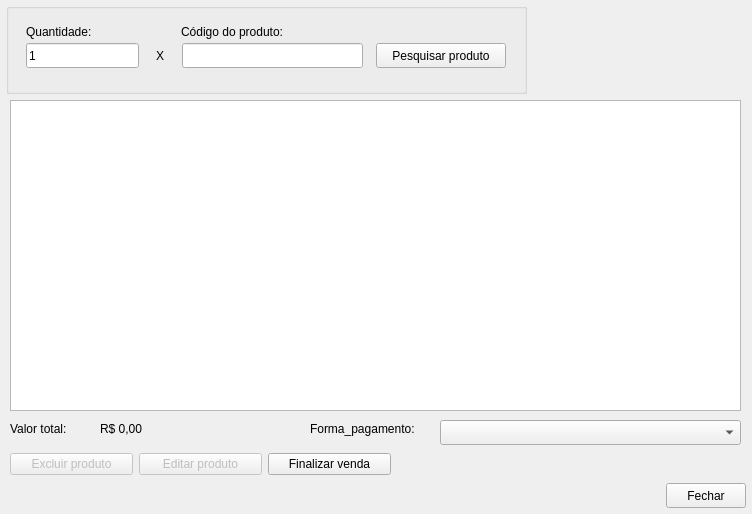
<?xml version="1.0" encoding="UTF-8"?>
<ui version="4.0">
 <class>fm_nova_venda</class>
 <widget class="QDialog" name="fm_nova_venda">
  <property name="geometry">
   <rect>
    <x>0</x>
    <y>0</y>
    <width>752</width>
    <height>514</height>
   </rect>
  </property>
  <property name="windowTitle">
   <string>Dialog</string>
  </property>
  <widget class="QLabel" name="label_4">
   <property name="geometry">
    <rect>
     <x>10</x>
     <y>420</y>
     <width>81</width>
     <height>17</height>
    </rect>
   </property>
   <property name="text">
    <string>Valor total:</string>
   </property>
  </widget>
  <widget class="QLabel" name="label_total_venda">
   <property name="geometry">
    <rect>
     <x>100</x>
     <y>420</y>
     <width>111</width>
     <height>17</height>
    </rect>
   </property>
   <property name="text">
    <string>R$ 0,00</string>
   </property>
  </widget>
  <widget class="QPushButton" name="pushButton_fechar">
   <property name="geometry">
    <rect>
     <x>666</x>
     <y>483</y>
     <width>80</width>
     <height>25</height>
    </rect>
   </property>
   <property name="text">
    <string>Fechar</string>
   </property>
   <property name="autoDefault">
    <bool>false</bool>
   </property>
  </widget>
  <widget class="QTableWidget" name="tableWidget_itens_venda">
   <property name="geometry">
    <rect>
     <x>10</x>
     <y>100</y>
     <width>731</width>
     <height>311</height>
    </rect>
   </property>
  </widget>
  <widget class="QGroupBox" name="groupBox">
   <property name="geometry">
    <rect>
     <x>6</x>
     <y>3</y>
     <width>521</width>
     <height>91</height>
    </rect>
   </property>
   <property name="title">
    <string/>
   </property>
   <widget class="QLabel" name="label">
    <property name="geometry">
     <rect>
      <x>20</x>
      <y>20</y>
      <width>101</width>
      <height>17</height>
     </rect>
    </property>
    <property name="text">
     <string>Quantidade:</string>
    </property>
   </widget>
   <widget class="QLineEdit" name="lineEdit_quantidade_produto">
    <property name="geometry">
     <rect>
      <x>20</x>
      <y>40</y>
      <width>113</width>
      <height>25</height>
     </rect>
    </property>
    <property name="text">
     <string>1</string>
    </property>
   </widget>
   <widget class="QLabel" name="label_2">
    <property name="geometry">
     <rect>
      <x>150</x>
      <y>44</y>
      <width>21</width>
      <height>17</height>
     </rect>
    </property>
    <property name="text">
     <string>X</string>
    </property>
   </widget>
   <widget class="QLineEdit" name="lineEdit_id_produto">
    <property name="geometry">
     <rect>
      <x>176</x>
      <y>40</y>
      <width>181</width>
      <height>25</height>
     </rect>
    </property>
   </widget>
   <widget class="QLabel" name="label_3">
    <property name="geometry">
     <rect>
      <x>175</x>
      <y>20</y>
      <width>141</width>
      <height>17</height>
     </rect>
    </property>
    <property name="text">
     <string>Código do produto:</string>
    </property>
   </widget>
   <widget class="QPushButton" name="pushButton_pesquisar_produto">
    <property name="geometry">
     <rect>
      <x>370</x>
      <y>40</y>
      <width>130</width>
      <height>25</height>
     </rect>
    </property>
    <property name="text">
     <string>Pesquisar produto</string>
    </property>
    <property name="autoDefault">
     <bool>false</bool>
    </property>
   </widget>
  </widget>
  <widget class="QWidget" name="layoutWidget">
   <property name="geometry">
    <rect>
     <x>10</x>
     <y>451</y>
     <width>381</width>
     <height>27</height>
    </rect>
   </property>
   <layout class="QHBoxLayout" name="horizontalLayout">
    <item>
     <widget class="QPushButton" name="pushButton_excluir_item">
      <property name="enabled">
       <bool>false</bool>
      </property>
      <property name="text">
       <string>Excluir produto</string>
      </property>
      <property name="autoDefault">
       <bool>false</bool>
      </property>
     </widget>
    </item>
    <item>
     <widget class="QPushButton" name="pushButton_editar_item">
      <property name="enabled">
       <bool>false</bool>
      </property>
      <property name="text">
       <string>Editar produto</string>
      </property>
      <property name="autoDefault">
       <bool>false</bool>
      </property>
     </widget>
    </item>
    <item>
     <widget class="QPushButton" name="pushButton_finalizar_venda">
      <property name="text">
       <string>Finalizar venda</string>
      </property>
      <property name="autoDefault">
       <bool>false</bool>
      </property>
     </widget>
    </item>
   </layout>
  </widget>
  <widget class="QLabel" name="label_5">
   <property name="geometry">
    <rect>
     <x>310</x>
     <y>420</y>
     <width>121</width>
     <height>17</height>
    </rect>
   </property>
   <property name="text">
    <string>Forma_pagamento:</string>
   </property>
  </widget>
  <widget class="QComboBox" name="comboBox_forma_pagamento">
   <property name="geometry">
    <rect>
     <x>440</x>
     <y>420</y>
     <width>301</width>
     <height>25</height>
    </rect>
   </property>
  </widget>
 </widget>
 <tabstops>
  <tabstop>lineEdit_quantidade_produto</tabstop>
  <tabstop>lineEdit_id_produto</tabstop>
  <tabstop>pushButton_pesquisar_produto</tabstop>
  <tabstop>tableWidget_itens_venda</tabstop>
  <tabstop>pushButton_excluir_item</tabstop>
  <tabstop>pushButton_editar_item</tabstop>
  <tabstop>pushButton_finalizar_venda</tabstop>
  <tabstop>pushButton_fechar</tabstop>
 </tabstops>
 <resources/>
 <connections/>
</ui>
